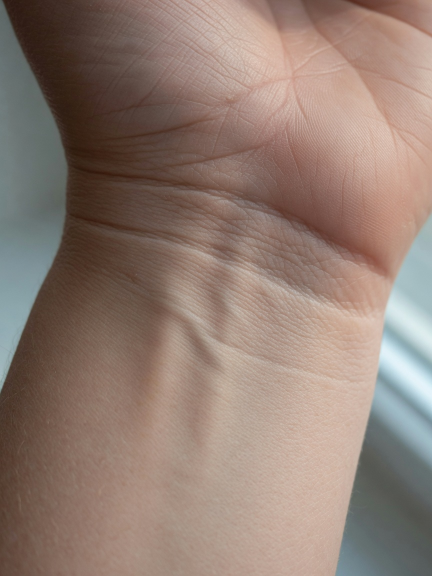
#> input picture scripts/tattoo-plates/inner-wrist.jpg, 864 x 1152 px (shown at 1/2 size); its folder holds 4 pictures in this run
$ python render-pip-tattoos.py
#> lines starting #> are read from the running program, lines starting #| are printed output that depends on the picture
#!/usr/bin/env python3
"""Composite exact French-deck pip layouts onto photoreal skin plates.

Pip geometry is code, not a model guess. Lower-half pips invert the way a
real card does. Courts are a single large suit pip (no face). No extra marks.
"""
from __future__ import annotations

import json
import math
from pathlib import Path

from PIL import Image, ImageDraw, ImageFilter

ROOT = Path(__file__).resolve().parents[1]
PLATES = ROOT / "scripts/tattoo-plates"
OUT = ROOT / "public/tattoos"
MANIFEST = ROOT / "lib/tattoos.json"

BODIES = [
    "inner-wrist",
    "back-of-hand",
    "inner-forearm",
    "outer-forearm",
    "upper-arm",
    "calf",
]
BODY_LABEL = {
    "inner-wrist": "inner wrist",
    "back-of-hand": "back of the hand",
    "inner-forearm": "inner forearm",
    "outer-forearm": "outer forearm",
    "upper-arm": "upper arm",
    "calf": "calf",
}
RANKS = ["A", "2", "3", "4", "5", "6", "7", "8", "9", "10", "J", "Q", "K"]
SUITS = ["hearts", "clubs", "diamonds", "spades"]
RANK_SLUG = {"A": "ace", "J": "jack", "Q": "queen", "K": "king"}
SUIT_SLUG = {
    "hearts": "hearts",
    "clubs": "clubs",
    "diamonds": "diamonds",
    "spades": "spades",
}
INK = {
    "hearts": (168, 36, 36, 255),
    "diamonds": (168, 36, 36, 255),
    "clubs": (18, 16, 14, 255),
    "spades": (18, 16, 14, 255),
}


def slug_for(rank: str, suit: str) -> str:
    r = RANK_SLUG.get(rank, rank)
    return f"{r}-of-{suit}"


def label_for(rank: str, suit: str) -> str:
    r = {"A": "Ace", "J": "Jack", "Q": "Queen", "K": "King"}.get(rank, rank)
    return f"{r} of {suit.capitalize()}"


# French-deck pip centers in a 0–1 card rectangle. `inv` = rotate 180°.
def layout(rank: str) -> list[tuple[float, float, bool, float]]:
    """Return (x, y, inverted, scale). scale 1.0 is a number-card pip."""
    L, R, C = 0.28, 0.72, 0.50
    T, M, B = 0.16, 0.50, 0.84
    if rank == "A" or rank in "JQK":
        return [(C, M, False, 2.15 if rank == "A" else 1.85)]
    if rank == "2":
        return [(C, T, False, 1.0), (C, B, True, 1.0)]
    if rank == "3":
        return [(C, T, False, 1.0), (C, M, False, 1.0), (C, B, True, 1.0)]
    if rank == "4":
        return [
            (L, T, False, 1.0), (R, T, False, 1.0),
            (L, B, True, 1.0), (R, B, True, 1.0),
        ]
    if rank == "5":
        return layout("4") + [(C, M, False, 1.0)]
    if rank == "6":
        return [
            (L, T, False, 1.0), (R, T, False, 1.0),
            (L, M, False, 1.0), (R, M, False, 1.0),
            (L, B, True, 1.0), (R, B, True, 1.0),
        ]
    if rank == "7":
        return layout("6") + [(C, 0.33, False, 1.0)]
    if rank == "8":
        return layout("6") + [(C, 0.33, False, 1.0), (C, 0.67, True, 1.0)]
    if rank == "9":
        ys = [0.16, 0.37, 0.63, 0.84]
        inv = [False, False, True, True]
        pts = []
        for y, i in zip(ys, inv):
            pts.append((L, y, i, 1.0))
            pts.append((R, y, i, 1.0))
        pts.append((C, M, False, 1.0))
        return pts
    if rank == "10":
        ys = [0.14, 0.35, 0.65, 0.86]
        inv = [False, False, True, True]
        pts = []
        for y, i in zip(ys, inv):
            pts.append((L, y, i, 1.0))
            pts.append((R, y, i, 1.0))
        pts.append((C, 0.27, False, 1.0))
        pts.append((C, 0.73, True, 1.0))
        return pts
    raise ValueError(rank)


def _rot(pts, cx, cy, ang):
    s, c = math.sin(ang), math.cos(ang)
    out = []
    for x, y in pts:
        dx, dy = x - cx, y - cy
        out.append((cx + dx * c - dy * s, cy + dx * s + dy * c))
    return out


def draw_heart(d: ImageDraw.ImageDraw, cx, cy, s, fill, inv=False):
    # Point down if inv else point down is standard? Standard heart: dent top, point bottom.
    ang = math.pi if inv else 0.0
    # Build a unit heart around (0,0), point at +y (down in image coords).
    w, h = s * 0.92, s
    pts = []
    for i in range(64):
        t = i / 63 * 2 * math.pi
        # Classic parametric heart, then flip so point is down.
        x = 16 * math.sin(t) ** 3
        y = -(13 * math.cos(t) - 5 * math.cos(2 * t) - 2 * math.cos(3 * t) - math.cos(4 * t))
        pts.append((x / 18.0 * w, y / 18.0 * h))
    pts = [(cx + x, cy + y) for x, y in pts]
    if inv:
        pts = _rot(pts, cx, cy, math.pi)
    d.polygon(pts, fill=fill)


# [61 lines left out: functions draw_diamond, draw_spade, draw_club, not called in this run]


DRAW = {
    "hearts": draw_heart,
    "diamonds": draw_diamond,
    "spades": draw_spade,
    "clubs": draw_club,
}


def render_pips(rank: str, suit: str, field_w: int, field_h: int) -> Image.Image:
    img = Image.new("RGBA", (field_w, field_h), (0, 0, 0, 0))
    d = ImageDraw.Draw(img)
    fill = INK[suit]
    court = rank in ("A", "J", "Q", "K")
    base = min(field_w, field_h) * (0.28 if court else 0.145)
    for x, y, inv, sc in layout(rank):
        DRAW[suit](d, x * field_w, y * field_h, base * sc, fill, inv)
    return img


def composite(plate: Image.Image, pips: Image.Image, body: str) -> Image.Image:
    from PIL import ImageChops

    pw, ph = plate.size
    # Wrist and hand need a smaller field so pips sit on the patch of skin, not the palm.
    frac = 0.38 if body in ("inner-wrist", "back-of-hand") else 0.52
    target_w = int(pw * frac)
    target_h = int(target_w * 1.42)
    pips = pips.resize((target_w, target_h), Image.Resampling.LANCZOS)
    pips = pips.filter(ImageFilter.GaussianBlur(radius=0.7))
    ox = (pw - target_w) // 2
    oy = int(ph * (0.34 if body == "inner-wrist" else 0.24))
    # Multiply: ink darkens existing skin texture instead of sitting on top.
    ink_on_white = Image.new("RGB", plate.size, (255, 255, 255))
    rgb = Image.new("RGB", pips.size, (255, 255, 255))
    rgb.paste(pips.convert("RGB"), mask=pips.split()[-1])
    ink_on_white.paste(rgb, (ox, oy))
    return ImageChops.multiply(plate.convert("RGB"), ink_on_white)


def catalog() -> list[dict]:
    rows = []
    i = 0
    for suit in SUITS:
        for rank in RANKS:
            body = BODIES[i % len(BODIES)]
            rows.append(
                {
                    "slug": slug_for(rank, suit),
                    "label": label_for(rank, suit),
                    "rank": rank,
                    "suit": suit,
                    "body": body,
                    "bodyLabel": BODY_LABEL[body],
                    "image": f"/tattoos/{slug_for(rank, suit)}.jpg",
                    "pipCount": 1 if rank in ("A", "J", "Q", "K") else int(rank),
                }
            )
            i += 1
    return rows


def main() -> None:
    OUT.mkdir(parents=True, exist_ok=True)
    rows = catalog()
    MANIFEST.write_text(json.dumps(rows, indent=2) + "\n")
    for row in rows:
        plate = Image.open(PLATES / f"{row['body']}.jpg").convert("RGB")
#> plate is the input picture: PIL image 864x1152 RGB; mean R, G, B 145, 124.9, 114.5
        # Field resolution independent of plate so pip edges stay clean.
        pips = render_pips(row["rank"], row["suit"], 900, 1300)
#> in render_pips, `img = Image.new("RGBA", (field_w, field_h), (0, 0, 0, 0))`: img: PIL image 900x1300 RGBA; every value is 0
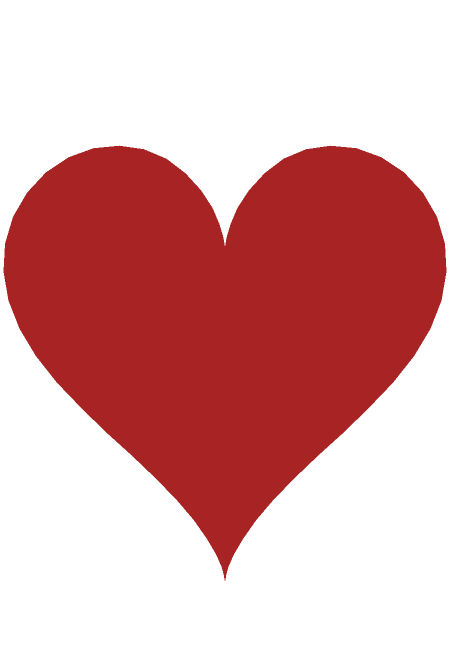
#> pips: PIL image 900x1300 RGBA (shown at 1/2 size); mean R, G, B, A 67.6, 14.5, 14.5, 102.6; transparent parts drawn white
        out = composite(plate, pips, row["body"])
#> in composite, `pips = pips.resize((target_w, target_h), Image.Resampling.LANCZOS)`:
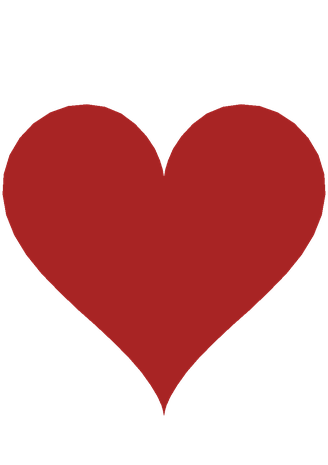
#> pips: PIL image 328x465 RGBA; mean R, G, B, A 69.5, 14.8, 14.8, 102.6; transparent parts drawn white
#> in composite, `ink_on_white = Image.new("RGB", plate.size, (255, 255, 255))`: ink_on_white: PIL image 864x1152 RGB; every value is 255
#> in composite, `rgb = Image.new("RGB", pips.size, (255, 255, 255))`: rgb: PIL image 328x465 RGB; every value is 255
#> in composite, `ink_on_white.paste(rgb, (ox, oy))`:
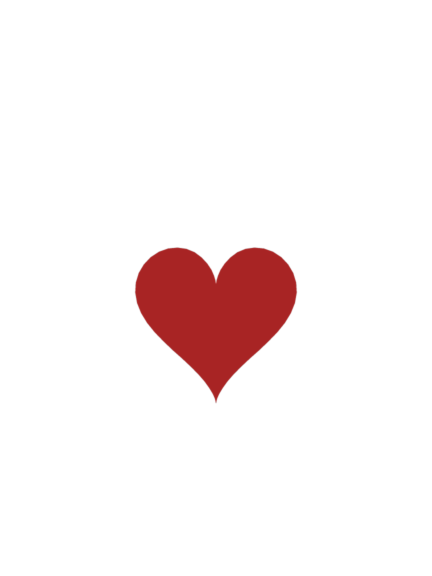
#> ink_on_white: PIL image 864x1152 RGB (shown at 1/2 size); mean R, G, B 249.6, 241.5, 241.5
#> in composite, `return ImageChops.multiply(plate.convert("RGB"), ink_on_white)`:
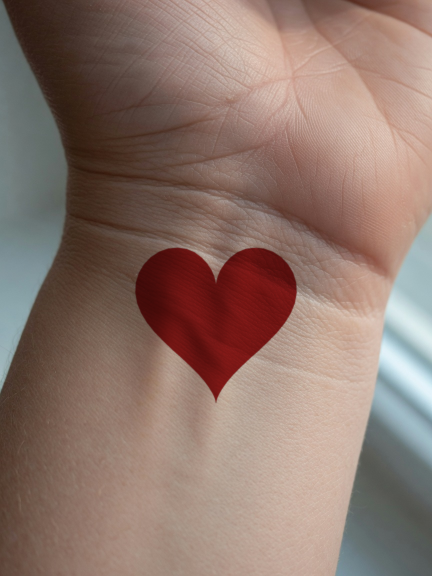
#> returned value: PIL image 864x1152 RGB (shown at 1/2 size); mean R, G, B 141.6, 117.7, 108
        dest = OUT / f"{row['slug']}.jpg"
        out.save(dest, "JPEG", quality=88, optimize=True)
        print(f"wrote {dest.name}  {row['pipCount']} {row['suit']}  on {row['body']}")
#> pass 2 of the loop in main, `for row in rows:`:
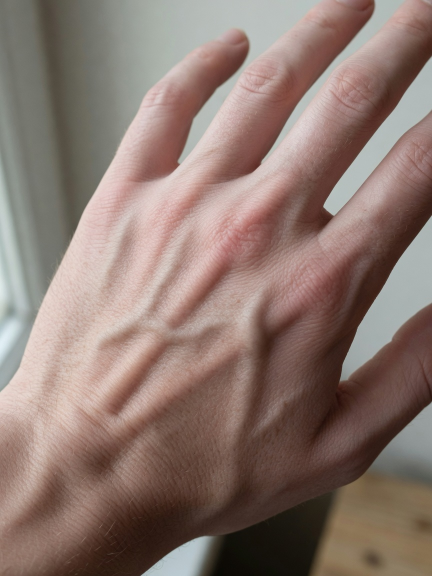
#> input picture scripts/tattoo-plates/back-of-hand.jpg, 864 x 1152 px (shown at 1/2 size)
#> in main, plate is the input picture: PIL image 864x1152 RGB; mean R, G, B 140, 119.7, 111.6
#> in composite (call 2), `pips = pips.resize((target_w, target_h), Image.Resampling.LANCZOS)`:
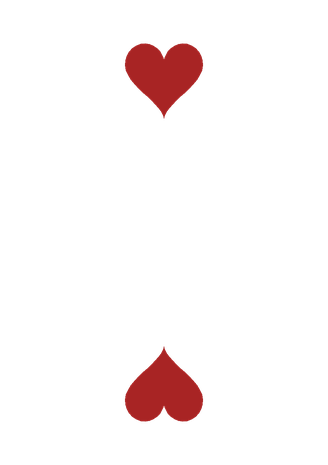
#> pips: PIL image 328x465 RGBA; mean R, G, B, A 8.9, 1.8, 1.8, 12; transparent parts drawn white
#> in composite (call 2), `ink_on_white.paste(rgb, (ox, oy))`:
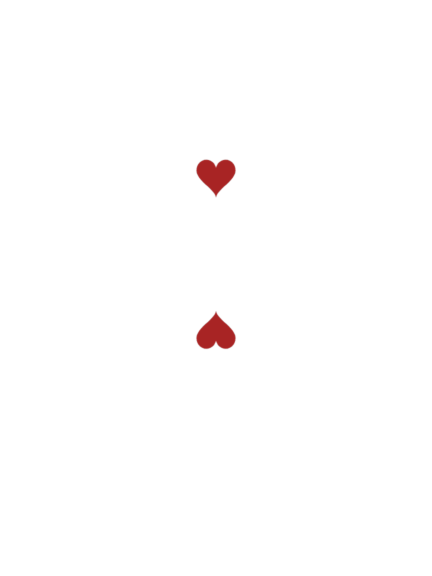
#> ink_on_white: PIL image 864x1152 RGB (shown at 1/2 size); mean R, G, B 254.4, 253.4, 253.4
#> pass 3 of the loop in main, `for row in rows:`:
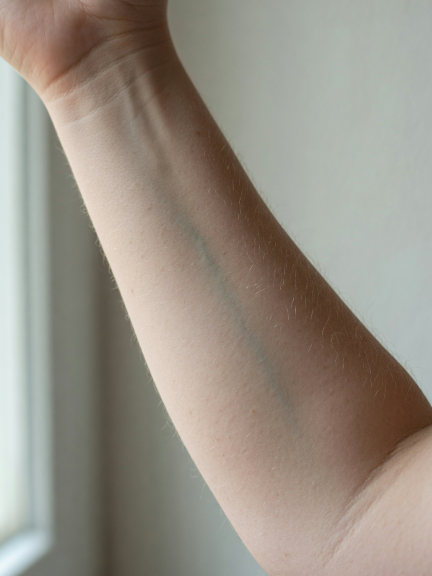
#> input picture scripts/tattoo-plates/inner-forearm.jpg, 864 x 1152 px (shown at 1/2 size)
#> in main, plate is the input picture: PIL image 864x1152 RGB; mean R, G, B 151.8, 144.6, 133.6
#> in composite (call 3), `pips = pips.resize((target_w, target_h), Image.Resampling.LANCZOS)`:
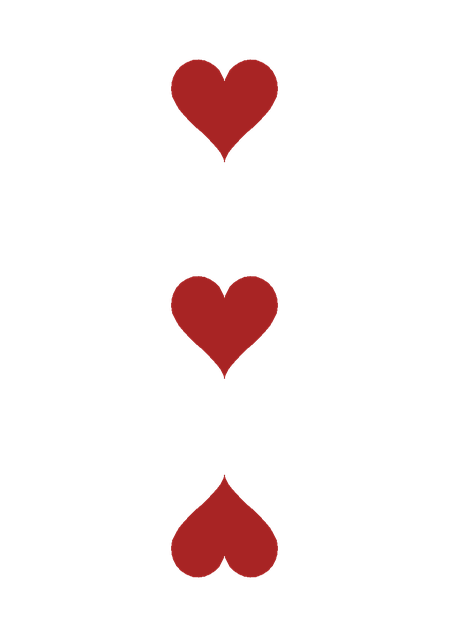
#> pips: PIL image 449x637 RGBA; mean R, G, B, A 12.8, 2.7, 2.7, 17.9; transparent parts drawn white
#> in composite (call 3), `ink_on_white.paste(rgb, (ox, oy))`:
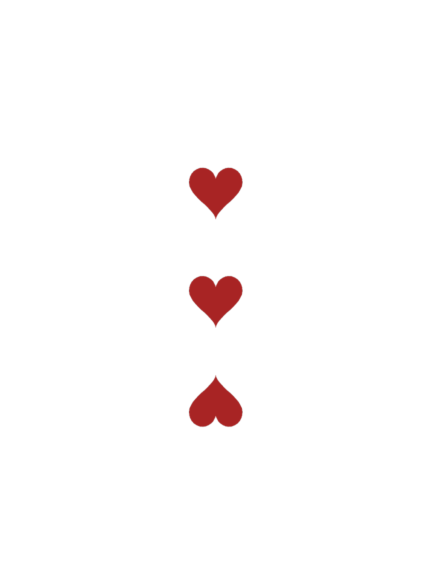
#> ink_on_white: PIL image 864x1152 RGB (shown at 1/2 size); mean R, G, B 253.2, 250.6, 250.6
#> the loop made 4 passes; the first 3 are shown


if __name__ == "__main__":
#> (the run stopped early here; a loop or call above may not have finished)
